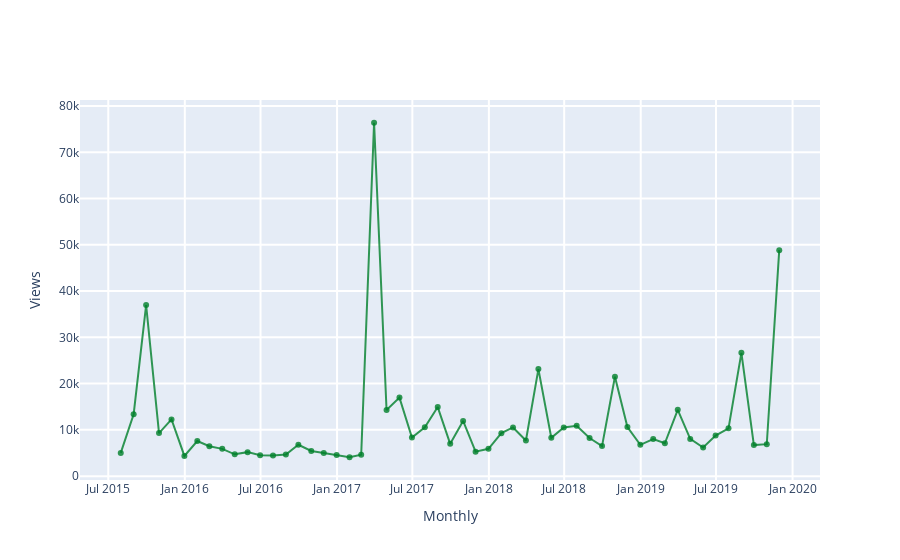

Notebook cell for this chart:
### Markdown cell above
### <span style="color:green"> TRY YOURSELF! THIS IS WHAT WILL HAPPEN WHEN YOU CLICK 'Refresh Pageviews' BUTTON </span>

### Code cell
### --------------------------------------------------------------------------------- ###
### TRY YOURSELF! THIS IS WHAT WILL HAPPEN WHEN YOU CLICK 'Refresh Pageviews' BUTTON  ###
### --------------------------------------------------------------------------------- ###

## define a WikiMediaAPI instance, more details see:                          ##
## https://github.com/gesiscss/wikiwho_demo/blob/master/external/wikimedia.py ##
## https://github.com/gesiscss/wikiwho_demo/blob/master/external/api.py       ##


wikimedia_api = WikiMediaAPI(lng=language_for_api)
wikimedia_dv = WikiMediaDV(wikimedia_api)

## Page of insterest ##
print('The page that was found:', the_page['title'])

## get pageview counts for the article, more details see:                     ##
## https://github.com/gesiscss/wikiwho_demo/blob/master/external/wikimedia.py ##

views = wikimedia_dv.get_pageviews(the_page['title'], 'daily')

## Visualization, core visual code lies in ViewsListener, then the interact function    ##
## make it interactive, mode details see:                                               ##
## https://github.com/gesiscss/wikiwho_demo/blob/master/visualization/views_listener.py ##
## https://ipywidgets.readthedocs.io/en/latest/examples/Using%20Interact.html           ##

# Create a ViewListener instance with the page views counts
listener = ViewsListener(views)

# You could customize begin/end dates and granularity to generate different graphs
# e.g. begin='20160809', end='20191020', granularity='Monthly'
begin='20150701'
end='20191127'
granularity='Monthly' # 'Yearly', 'Monthly', 'Weekly' ,'Daily' 

# Metadata
url = (f'{wikimedia_dv.api.base}metrics/pageviews/per-article/'
       f"{wikimedia_dv.api.project}/all-access/all-agents/{urllib.parse.quote(the_page['title'])}/{granularity.lower()}"
       f"/{int(begin)}/{int(end)}")
print('Metadata can be found in:', url)
print('(Note that: the time unit for the response data only supports granularity for "daily" and "monthly")\n')

# Time range you have selected
print('Time range you have selected:')
print('Start date:', begin)
print('End date:', end)
print('Granularity:', granularity)

# Visulization
listener.listen(begin, end, granularity)

# Pageviews aggregation data. Use the attribute "df_plotted".
pageviews_agg = listener.df_plotted['views'].agg({
                    'Total views': sum,
                    'Max views period': max,
                    'Min views period': min,
                    'Average views': min,}).to_frame('Value')

print('Total views of this page:', pageviews_agg['Value']['Total views'])
print('Max views during the selected period:', pageviews_agg['Value']['Max views period'])
print('Min views during the selected period:', pageviews_agg['Value']['Min views period'])
print('Average views during the selected period:', pageviews_agg['Value']['Average views'])

### Figure 1 — Plotly figure (JSON) as saved in the notebook; plotly's stock layout.template omitted (floating-point values rounded to 4 significant figures)
{"data": [{"marker": {"color": "rgba(0, 128, 43, .8)"}, "mode": "lines+markers", "name": "Views", "type": "scatter", "x": ["2015-07-31T00:00:00", "2015-08-31T00:00:00", "2015-09-30T00:00:00", "2015-10-31T00:00:00", "2015-11-30T00:00:00", "2015-12-31T00:00:00", "2016-01-31T00:00:00", "2016-02-29T00:00:00", "2016-03-31T00:00:00", "2016-04-30T00:00:00", "2016-05-31T00:00:00", "2016-06-30T00:00:00", "2016-07-31T00:00:00", "2016-08-31T00:00:00", "2016-09-30T00:00:00", "2016-10-31T00:00:00", "2016-11-30T00:00:00", "2016-12-31T00:00:00", "2017-01-31T00:00:00", "2017-02-28T00:00:00", "2017-03-31T00:00:00", "2017-04-30T00:00:00", "2017-05-31T00:00:00", "2017-06-30T00:00:00", "2017-07-31T00:00:00", "2017-08-31T00:00:00", "2017-09-30T00:00:00", "2017-10-31T00:00:00", "2017-11-30T00:00:00", "2017-12-31T00:00:00", "2018-01-31T00:00:00", "2018-02-28T00:00:00", "2018-03-31T00:00:00", "2018-04-30T00:00:00", "2018-05-31T00:00:00", "2018-06-30T00:00:00", "2018-07-31T00:00:00", "2018-08-31T00:00:00", "2018-09-30T00:00:00", "2018-10-31T00:00:00", "2018-11-30T00:00:00", "2018-12-31T00:00:00", "2019-01-31T00:00:00", "2019-02-28T00:00:00", "2019-03-31T00:00:00", "2019-04-30T00:00:00", "2019-05-31T00:00:00", "2019-06-30T00:00:00", "2019-07-31T00:00:00", "2019-08-31T00:00:00", "2019-09-30T00:00:00", "2019-10-31T00:00:00", "2019-11-30T00:00:00"], "y": [5027, 13385, 36977, 9302, 12255, 4362, 7590, 6464, 5899, 4717, 5186, 4526, 4462, 4677, 6782, 5449, 5019, 4574, 4082, 4640, 76388, 14290, 16972, 8356, 10558, 14931, 6978, 11920, 5279, 5909, 9293, 10523, 7697, 23138, 8287, 10510, 10889, 8241, 6492, 21490, 10602, 6775, 8024, 7097, 14342, 8041, 6171, 8769, 10324, 26646, 6713, 6914, 48845]}], "layout": {"hovermode": "closest", "legend": {"x": 0.5, "y": 1.2}, "showlegend": false, "xaxis": {"gridwidth": 2, "ticklen": 5, "title": {"text": "Monthly"}, "zeroline": true}, "yaxis": {"gridwidth": 2, "ticklen": 5, "title": {"text": "Views"}}}}
